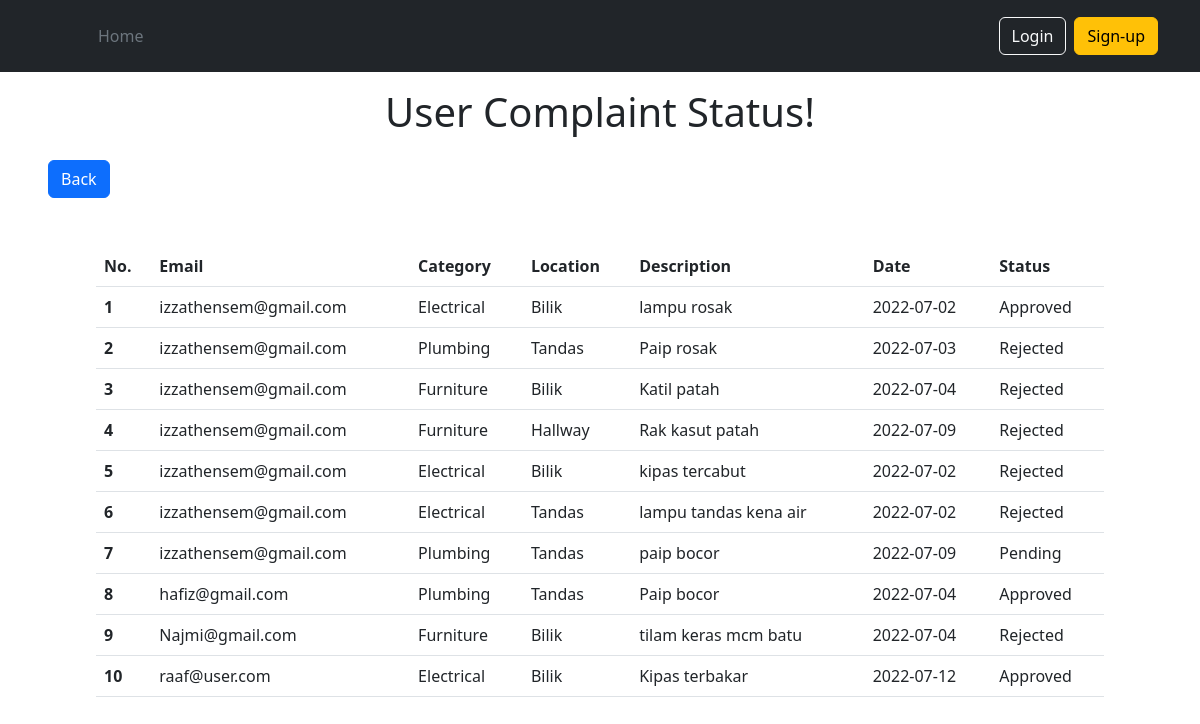
The page /admin/view.php on the database its author committed.
### tables this page shows
CREATE TABLE `credentials` (
  `cred_id` int(10) NOT NULL,
  `email` varchar(255) NOT NULL,
  `password` varchar(255) NOT NULL,
  `usertype` int(5) NOT NULL
);

CREATE TABLE `complaints` (
  `comp_id` int(10) NOT NULL,
  `comp_cat` varchar(255) NOT NULL,
  `comp_loct` varchar(255) NOT NULL,
  `comp_desc` varchar(255) NOT NULL,
  `comp_date` date NOT NULL,
  `comp_status` int(10) DEFAULT NULL,
  `user_id` int(10) NOT NULL,
  `officer_id` int(10) DEFAULT NULL
);

### admin/view.php (the view, shortened to what this page needs)
<?php
    include("../inc/conn.php");
?>
<!DOCTYPE HTML>
<html>
    <head>
        <link href="https://cdn.jsdelivr.net/npm/bootstrap@5.2.0-beta1/dist/css/bootstrap.min.css" rel="stylesheet">
    </head>
    <body>
        <?php include "../inc/header.php" ?>
        <h1 class="py-3 text-center">User Complaint Status!</h1>
        <div class = "px-5">
            <button type="button" class="btn btn-primary" onclick="location.href='/student_complaint_system/admin/index.php'">Back</button>
            <div class="container px-5 my-5">
            <table class="table">
            <thead>
                <tr>
                <th scope="col">No.</th>
                <th scope="col">Email</th>
                <th scope="col">Category</th>
                <th scope="col">Location</th>
                <th scope="col">Description</th>
                <th scope="col">Date</th>
                <th scope="col">Status</th>
                </tr>
            </thead>
            <tbody>
                <tr>
                    <?php
                    $viewsql ="SELECT cr.email, c.comp_cat, c.comp_loct, c.comp_desc, c.comp_date, c.comp_status FROM complaints AS c JOIN users AS u ON c.user_id = u.user_id JOIN credentials as cr ON u.cred_id = cr.cred_id";
                    $run=mysqli_query($conn,$viewsql);
                    if(!is_bool($run)){
                        $compuser = mysqli_fetch_all($run);
                        if (sizeof($compuser)>0){
                            for($i=0; $i<sizeof($compuser);$i++ ){
                                echo "<tr>";
                                $compnum=$i+1;
                                echo "<th scope=\"row\">".$compnum."</th>";
                                foreach($compuser[$i] as $key=>$catcomp){
                                    if ($key == 5) {
                                        if($catcomp==""){
                                            echo "<td>Pending</td>";
                                        } else if($catcomp==0){
                                            echo "<td>Approved</td>";
                                        } else if($catcomp==1){
                                            echo "<td>Rejected</td>";
                                        } else {
                                            echo "<td>Pending</td>";
                                        }
                                    } else {
                                        echo "<td>$catcomp</td>";
                                    }
                                }
                                echo "</tr>";
                            }
                        } else {
                            echo "<tr>";
                            echo "<td style = \"text-align: center;\" colspan = \"5\">Doesn't Have Complaint Yet!</td>";
                            echo "</tr>";
                        }
                    } else {
                        echo "<tr>";
                        echo "<td style = \"text-align: center;\" colspan = \"5\">Error Occured</td>";
                        echo "</tr>";
                    }
                ?>
            </tbody>
            </table>
        </div>
    </body>
</html>

### inc/header.php
<header class="p-3 bg-dark text-white">
    <div class="container">
      <div class="d-flex flex-wrap align-items-center justify-content-center justify-content-lg-start">
        <a href="/" class="d-flex align-items-center mb-2 mb-lg-0 text-white text-decoration-none">
          <svg class="bi me-2" width="40" height="32" role="img" aria-label="Bootstrap"><use xlink:href="#bootstrap"></use></svg>
        </a>
        <ul class="nav col-12 col-lg-auto me-lg-auto mb-2 justify-content-center mb-md-0">
          <li><a href="" class="nav-link px-2 text-secondary">Home</a></li>
        </ul>
        <div class="text-end">
          <?php
          if (isset($_SESSION['credid'])) {
            echo "<button type=\"button\" class=\"btn btn-outline-light me-2\" onclick=\"location.href='/student_complaint_system/logoutdata.php'\">Logout</button>";
          } else {
            echo "<button type=\"button\" class=\"btn btn-outline-light me-2\" onclick=\"location.href='/student_complaint_system/login.php'\">Login</button>";
            echo "<button type=\"button\" class=\"btn btn-warning\" onclick=\"location.href='/student_complaint_system/register.php'\">Sign-up</button>";
          }
          ?>
        </div>
      </div>
    </div>
  </header>

### rows shown on the page
credentials: email "izzathensem@gmail.com"
complaints: comp_cat "Electrical", comp_loct "Bilik", comp_desc "lampu rosak", comp_date "2022-07-02"
complaints: comp_cat "Plumbing", comp_loct "Tandas", comp_desc "Paip rosak", comp_date "2022-07-03"
complaints: comp_cat "Furniture", comp_loct "Bilik", comp_desc "Katil patah", comp_date "2022-07-04"
complaints: comp_cat "Furniture", comp_loct "Hallway", comp_desc "Rak kasut patah", comp_date "2022-07-09"
complaints: comp_cat "Electrical", comp_loct "Bilik", comp_desc "kipas tercabut", comp_date "2022-07-02"
complaints: comp_cat "Electrical", comp_loct "Tandas", comp_desc "lampu tandas kena air", comp_date "2022-07-02"
complaints: comp_cat "Plumbing", comp_loct "Tandas", comp_desc "paip bocor", comp_date "2022-07-09"
credentials: email "hafiz@gmail.com"
complaints: comp_cat "Plumbing", comp_loct "Tandas", comp_desc "Paip bocor", comp_date "2022-07-04"
credentials: email "Najmi@gmail.com"
complaints: comp_cat "Furniture", comp_loct "Bilik", comp_desc "tilam keras mcm batu", comp_date "2022-07-04"
credentials: email "raaf@user.com"
complaints: comp_cat "Electrical", comp_loct "Bilik", comp_desc "Kipas terbakar", comp_date "2022-07-12"

### other values the page prints
$compnum "1"
$compnum "2"
$compnum "3"
$compnum "4"
$compnum "5"
$compnum "6"
$compnum "7"
$compnum "8"
$compnum "9"
$compnum "10"
